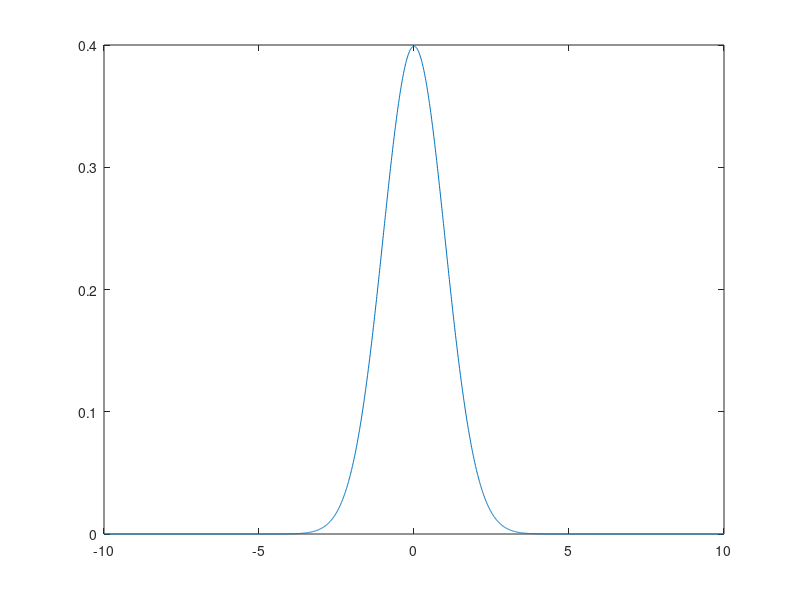
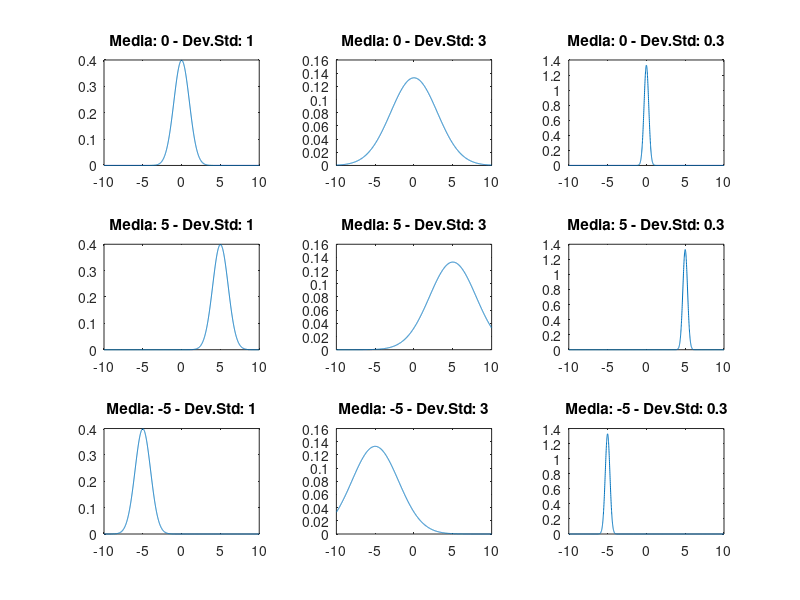
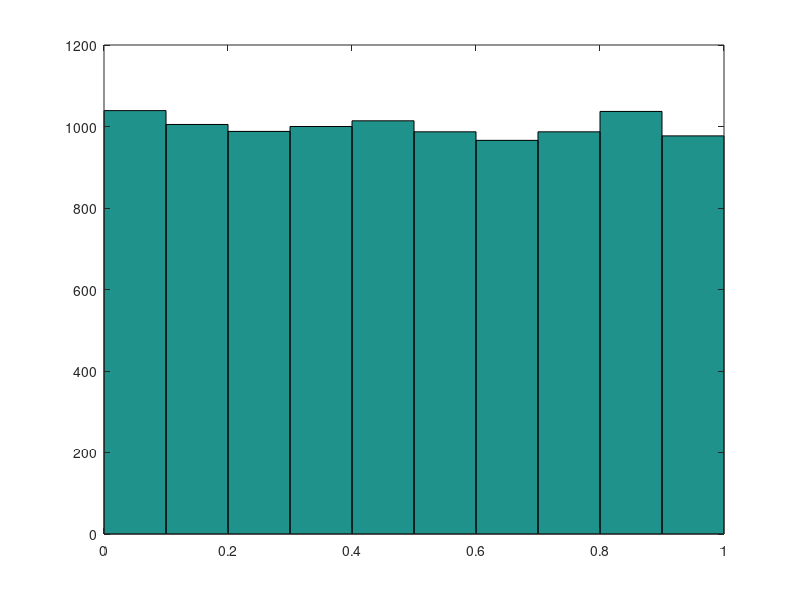

Source code (MATLAB) for these figures, in order: (Note: this script raises an error after producing the figures.)
% Variable Aleatoria
clear all
close all
%% P1
limit = 10;
step = 0.01;
x = -limit:step:limit;
mu0 = 0;
var0 = 1;
sigma0 =sqrt(var0);
y0 =  normpdf(x,mu0,sigma0);
figure()
plot(x,y0);

%% P2
mu = [0 5 -5];
sigma = [1 3 0.3];
figure()
l = 1;

for i = 1:length(mu)
    for j = 1:length(sigma)
        y = normpdf(x,mu(i),sigma(j));
        subplot(length(mu),length(sigma),l)     
        plot(x,y);
        title(['Media: ',num2str(mu(i)),' - Dev.Std: ',num2str(sigma(j))])
        l = l + 1;
        %%
    end
end

%% P3
figure()
N = 10000; % variando N cambia la convergencia a ser uniforme 
rv =(rand(1,N));
hist(rv);

[m,d,v] = stats(rv);
[m_an,d_an,v_an] = stats_analytic(0,1);
% mientras mas datos mas se acerca a las cantidades estadisticas esperadas
disp('-------P3-------')
stats_str = 'Media: %10.9f - Varianza: %10.9f - Desv.Std: %10.9f\n';
N_STR = 'N: %10.0f\n';
fprintf(N_STR,N);
disp('Resultados :')
fprintf(stats_str,m,v,d)
disp('Resultados Analiticos:')
fprintf(stats_str,m_an,v_an,d_an)

% P4
disp('-------P4-------')
mMAT = mean(rv);
dMAT = std(rv);
vMAT = var(rv);


% Diferencias 
error_m = abs(m - mMAT);
error_d = abs(d - dMAT);
error_v = abs(v - vMAT);

stats_str = 'Media: %10.9f - Varianza: %10.9f - Desv.Std: %10.9f\n';
error_str = 'E_Media: %10.9f - E_Varianza: %10.9f - E_Desv.Std: %10.9f\n';

fprintf(N_STR,N);
disp('Resultados Matlab:')
fprintf(stats_str,mMAT,vMAT,dMAT)
disp('Resultados:')
fprintf(stats_str,m,v,d)
disp('Errores:')

fprintf(error_str,error_m,error_v,error_d)

% Correcion con w = 1,de esta manera matlab normaliza sobre N en vez de N-1

disp('w=1')
mMAT1 = mean(rv);
dMAT1 = std(rv,1);
vMAT1 = var(rv,1);


% Diferencias 
error_m1 = abs(m - mMAT1);
error_d1 = abs(d - dMAT1);
error_v1 = abs(v - vMAT1);

stats_str = 'Media: %10.9f - Varianza: %10.9f - Desv.Std: %10.9f\n';
error_str = 'E_Media: %10.9f - E_Varianza: %10.9f - E_Desv.Std: %10.9f\n';

fprintf(N_STR,N);
disp('Resultados Matlab:')
fprintf(stats_str,mMAT1,vMAT1,dMAT1)
disp('Resultados:')
fprintf(stats_str,m,v,d)
disp('Errores:')

fprintf(error_str,error_m1,error_v1,error_d1)



%% P5

channels = 8;
num = 10000;
rvMatrix = rand(channels,num);
%mu5 = 0.5;
%dev = 0.1;
%rvMatrix = [rand(channels/2,num);mu5 + dev.*randn(channels/2,num)];

% single channel
figure()
%nbins = num /100;
histogram(rvMatrix(1,:));
title('Single channel uniform distribution');
%figure()
%histfit(rvMatrix(5,:));
%title('Single channel normal distribution');

y = sum(rvMatrix,1); % sobre los canales

figure()
subplot(2,1,1)
histfit(y);
title('Sum distribution');

y_fit = mean(y) + std(y).*randn(1,num);
%figure()
subplot(2,1,2)
histfit(y_fit);
title('Generated normal distribution from mean and std of the sum.')

% Si se cumple el teorema del limite central.

function [media,dev,var] = stats(rv)
    media = sum(rv)/length(rv);
    var = sum(rv .* rv)/(length(rv))- media^2;
    dev = sqrt(var);
end

function [E] = E_unif(expr,a,b)
    syms x
    E = int((1/(b-a))*expr,x,[a b]);
end

function [me,de,va] = stats_analytic(a,b)
    syms x
    me = eval(E_unif(x,a,b));
    va = eval(E_unif(x*x,a,b))- me*me;
    de = sqrt(va);
end